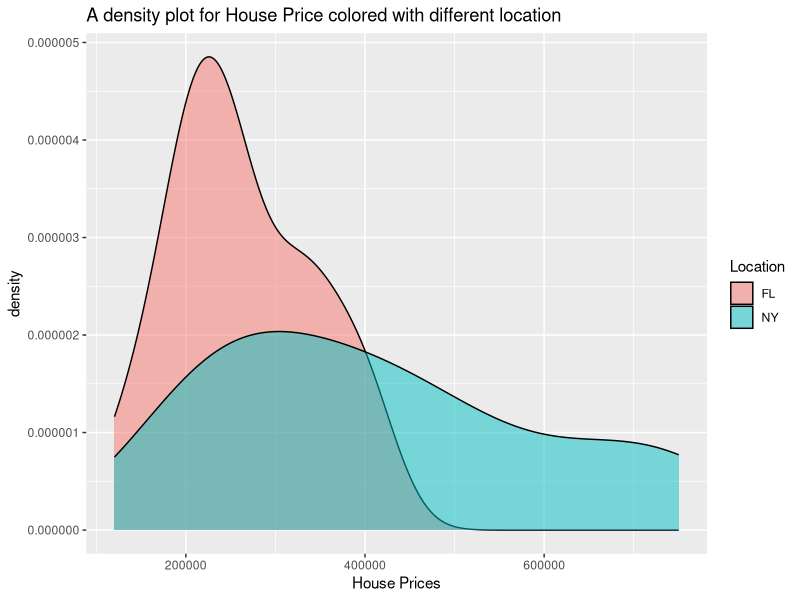
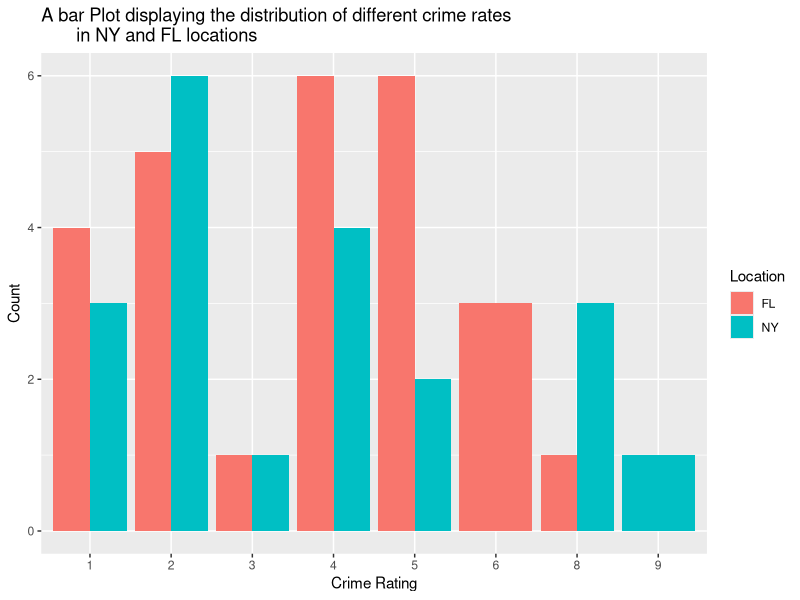
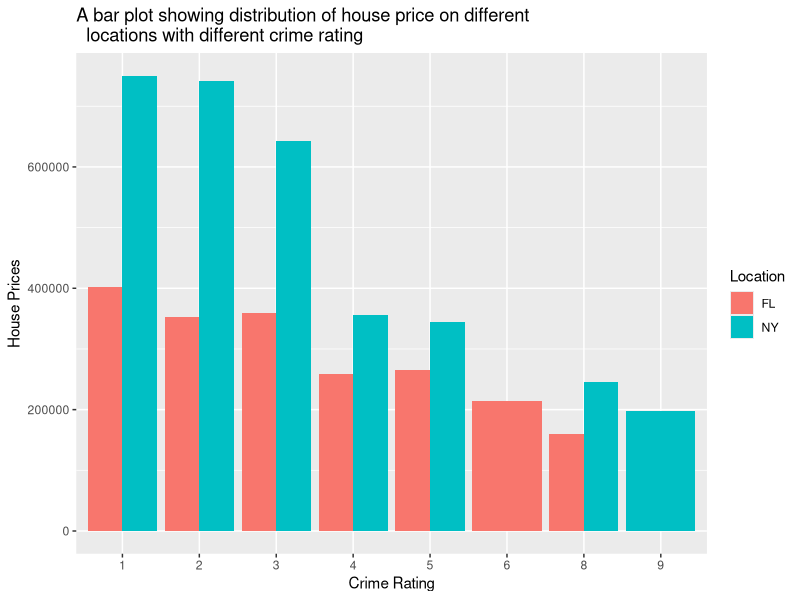
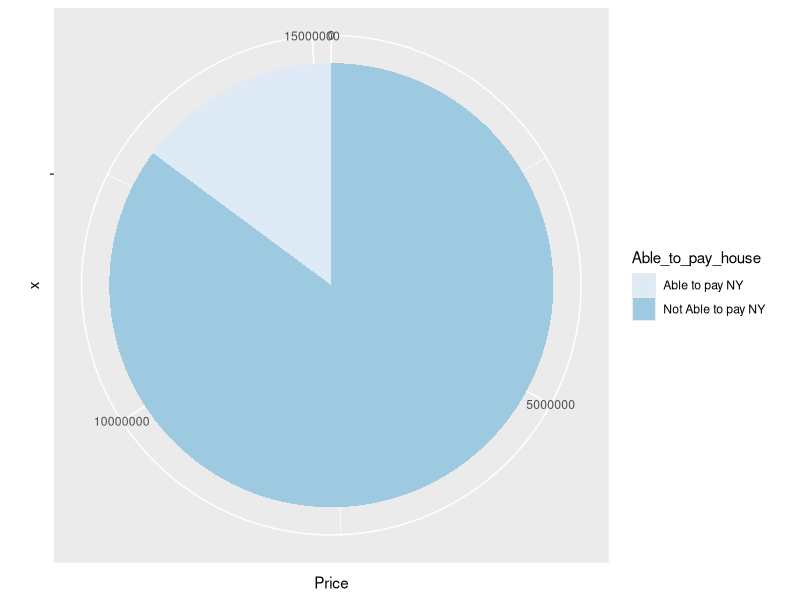

Write the R code that produced these figures, in order.
# set the working directory
setwd("C:/Users/Herman/Documents/Assignment_Midterm")

# load the packages
library(tidyverse) # for data manipulation and visualization
library(readxl) #for loading the data

# load the data
# set the column names
col_names <- c("Location", "Price", "Crime_Rating")
housing_data <- readxl::read_excel("File for Midterm.xlsx",
                                   skip = 1,
                                   col_names = col_names)

# cleaning the data
# check for missing values
table(is.na(housing_data))# no missing values
# refactoring Location variable
housing_data<- housing_data %>% 
  mutate(
   Location = factor(Location),
   Crime_Rating = factor(Crime_Rating)
  )
# check the data type 
str(housing_data)

# a density plot for the house price and Locations
options(scipen = 1e6)
housing_data %>%
  ggplot(aes(x = Price,
             fill = Location))+
  geom_density(alpha = 0.5) +
  labs(title = "A density plot for House Price colored with different location",
       x = "House Prices")

# a bar plot for crime rating
housing_data %>% 
  ggplot(aes(x = Crime_Rating,
             y = ..count..))+
  geom_bar(aes(fill = Location),
           position = "dodge")+
  labs(title = "A bar Plot displaying the distribution of different crime rates 
       in NY and FL locations",
       x = "Crime Rating",
       y = "Count")

# a bar plot for crime rate, locations and house prices
housing_data %>% 
  ggplot(aes(x = Crime_Rating,
             y = Price))+
  geom_col(aes(fill = Location),
           position = "dodge")+
  labs(title = "A bar plot showing distribution of house price on different 
  locations with different crime rating",
       x = "Crime Rating",
       y = "House Prices")
# average house price
avg_house_price <- 100000

# create a new data with new variables
new_housing_data <- housing_data %>% 
  filter(Price >= 100000) %>% 
  mutate(Avg_Income = ifelse(test = Location == "NY",
                             yes = 120000,
                             no = 75000),
         Able_to_pay_house = ifelse(test = Price>= 175000,
                                    yes = "Able to pay FL",
                                    no = "Not Able to pay FL"),
         Able_to_pay_house = ifelse(test = Price<= 220000,
                                    yes = "Able to pay NY",
                                    no = "Not Able to pay NY"),
         Able_to_pay_house = factor(Able_to_pay_house))

# A pie chart for the houses shes able to pay off
new_housing_data %>% 
  ggplot(aes(x = "", 
             y = Price,
             fill = Able_to_pay_house)) +
  geom_col()+
  coord_polar(theta = "y")+
  scale_fill_brewer()
                                        